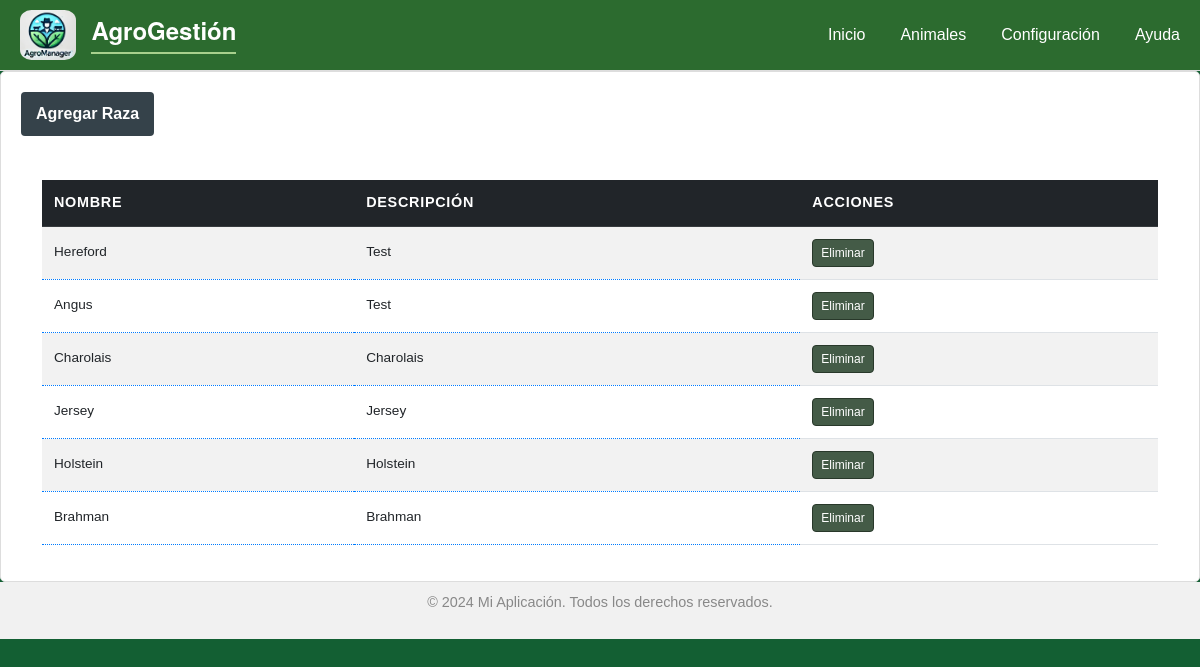
The app's page /settings_breeds/ with its own data.
### ganaderia/models.py (models this page shows, shortened)
class Breed(models.Model):
    name = models.CharField(max_length=100, unique=True)  # Nombre de la raza, único
    description = models.TextField(blank=True, null=True)  # Descripción opcional de la raza

### ganaderia/views.py (the view)
# urls.py: path('settings_breeds/', settings_breeds, name='settings_breeds'),
def settings_breeds(request):
    breed_list = Breed.objects.all()
    return render(request, 'settings_breeds.html',{'breed_list': breed_list})

### ganaderia/templates/settings_breeds.html (shortened to what this page needs)
{% extends "base.html" %}
{% block content %}
    <section class="panel" id="animals-panel">
                  <div id="list-generic">
                  <button id="show-form-button" onclick="toggleForm()" class="add-animal-btn">Agregar Raza</button>
                      <div class="container mt-4">
                          <div class="table-responsive">
                              <table class="table table-striped table-hover align-middle animal-grid" id="animalTable">
                                  <thead class="table-dark">
                                      <tr>
                                          <th>Nombre</th>
                                          <th>Descripción</th>
                                          <th>Acciones</th>
                                      </tr>
                                  </thead>
                                  <tbody>
                                      {% for breed in breed_list%}
                                        <tr data-breed-id="{{ breed.id }}">
                                            <td class="editable" data-field="name">{{ breed.name }} </td>
                                            <td class="editable" data-field="description">{{ breed.description }}</td>
                                            <td>
                                                <button class="btn btn-danger btn-sm" onclick="confirmDelete({{ breed.id }})" >Eliminar</button>
                                            </td>
                                        </tr>
                                      {% endfor %}
                                  </tbody>
                              </table>
                          </div>
                      </div>
                  </div>
    </section>
{% endblock %}

### ganaderia/static/css/styles.css (style rules this page uses)
body { font-family: Arial, sans-serif; margin: 0; padding: 0; background-color: #135f33; color: #333; }
#animals-panel { padding: 20px; border: 1px solid #ddd; border-radius: 5px; background-color: #ffffff; }
#show-form-button { padding: 10px 15px; font-size: 1rem; background-color: #35424a; color: #ffffff; border: none; border-radius: 4px; cursor: pointer; transition: background-color 0.3s ease; margin-bottom: 20px; }
.animal-grid { font-size: 0.85rem; }
.animal-grid thead th { font-size: 0.9rem; text-transform: uppercase; letter-spacing: 0.05em; }
.animal-grid td, .animal-grid th { padding: 0.75rem; vertical-align: middle; }
.add-animal-btn { font-size: 0.8rem; padding: 4px 10px; color: #ffffff; border: none; border-radius: 4px; cursor: pointer; transition: background-color 0.3s ease, color 0.3s ease; }
.animal-grid td button { font-size: 0.75rem; padding: 4px 8px; background-color: #445b47; border: 1px solid #28382a; }
.add-animal-btn { background-color: #506c54; font-weight: bold; }
.editable { background-color: #325d47; }
th { white-space: normal; padding: 8px 10px; font-size: 0.7em; text-align: left; }
thead { height: 30px; }
th, td { text-overflow: ellipsis; overflow: hidden; max-width: 180px; }

### ganaderia/templates/base.html (style rules this page uses)
.editable { cursor: pointer; border-bottom: 1px dotted #007bff; color: #007bff; }

### records on screen
Breed: name "Hereford", description "Test"
Breed: name "Angus", description "Test"
Breed: name "Charolais", description "Charolais"
Breed: name "Jersey", description "Jersey"
Breed: name "Holstein", description "Holstein"
Breed: name "Brahman", description "Brahman"
